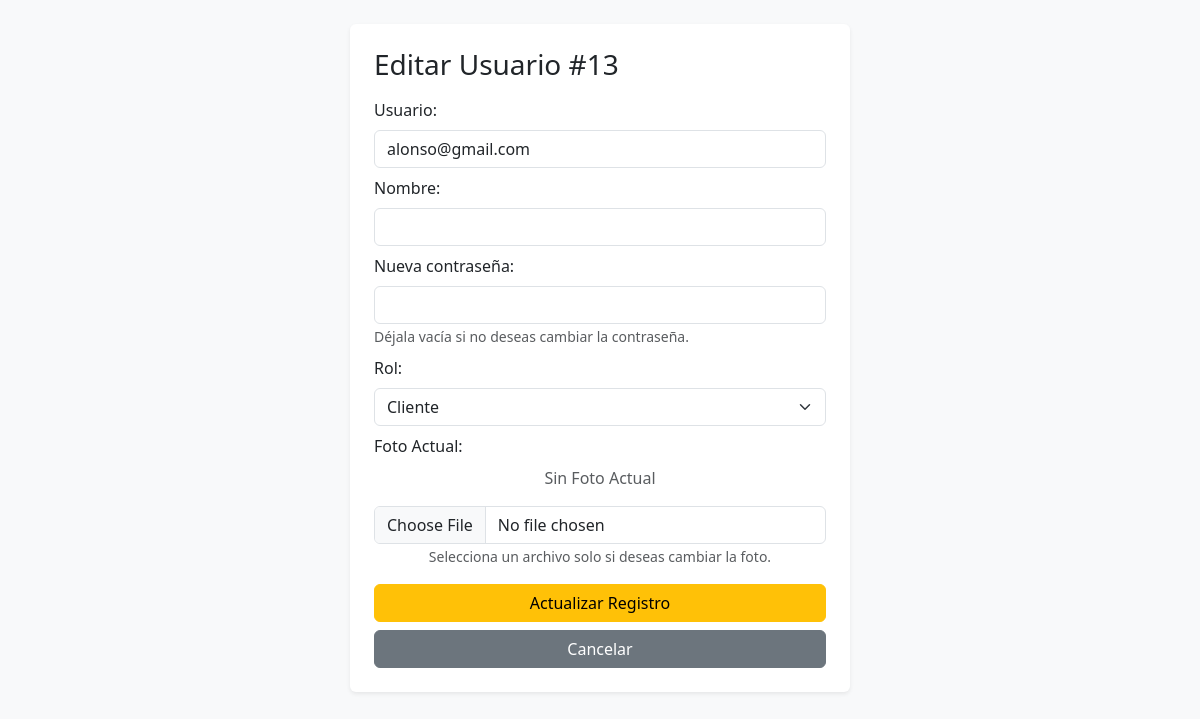
/src/controllers/update/editar-usuario.php?id=13 (signed in), run on the app's committed database.
### tables this page shows
CREATE TABLE usuarios (
    id         INT UNSIGNED AUTO_INCREMENT PRIMARY KEY,
    usuario    VARCHAR(50)  NOT NULL UNIQUE,
    nombre     VARCHAR(100) NOT NULL DEFAULT '',
    password   VARCHAR(255) NOT NULL,                       
    rol        ENUM('admin', 'cliente') NOT NULL DEFAULT 'cliente', 
    foto       VARCHAR(255) NULL,                           
    creado_en  TIMESTAMP    NOT NULL DEFAULT CURRENT_TIMESTAMP
);

### src/controllers/update/editar-usuario.php (the view, shortened to what this page needs)
<?php
require_once __DIR__ . '/../../conexion/conexion.php';
$rutaFotos = __DIR__ . '/../../../assets/imgs/usuarios/';
$urlFotos  = '/assets/imgs/usuarios/';
$id = $_GET['id'] ?? null;
$stmt = $conexion->prepare("SELECT id, usuario, nombre, rol, foto FROM usuarios WHERE id = :id");
$stmt->execute([':id' => $id]);
$usu = $stmt->fetch(PDO::FETCH_ASSOC);
?>
<!DOCTYPE html>
<html lang="es">
<head>
    <link href="https://cdn.jsdelivr.net/npm/bootstrap@5.3.3/dist/css/bootstrap.min.css" rel="stylesheet">
</head>
<body class="bg-light p-4">
<div class="container bg-white p-4 rounded shadow-sm" style="max-width: 500px;">
    <h3 class="mb-3">Editar Usuario #<?= $usu['id'] ?></h3>
    <form action="" method="POST" enctype="multipart/form-data">
        <div class="mb-2">
            <label class="form-label">Usuario:</label>
            <input type="text" name="usuario" class="form-control" maxlength="50" value="<?= htmlspecialchars($usu['usuario']) ?>" required>
        </div>
        <div class="mb-2">
            <label class="form-label">Nombre:</label>
            <input type="text" name="nombre" class="form-control" maxlength="100" value="<?= htmlspecialchars($usu['nombre']) ?>" required>
        </div>
        <div class="mb-2">
            <label class="form-label">Nueva contraseña:</label>
            <input type="password" name="password" class="form-control" minlength="6">
            <small class="text-muted">Déjala vacía si no deseas cambiar la contraseña.</small>
        </div>
        <div class="mb-2">
            <label class="form-label">Rol:</label>
            <select name="rol" class="form-select">
                <option value="cliente" <?= $usu['rol'] === 'cliente' ? 'selected' : '' ?>>Cliente</option>
            </select>
        </div>
        <div class="mb-3 text-center">
            <label class="form-label d-block text-start">Foto Actual:</label>
            <?php if (!empty($usu['foto']) && file_exists($rutaFotos . $usu['foto'])): ?>
                <img src="<?= $urlFotos . htmlspecialchars($usu['foto']) ?>" width="80" height="80" class="rounded-circle object-fit-cover mb-2 border">
            <?php else: ?>
                <p class="text-muted">Sin Foto Actual</p>
            <?php endif; ?>
            <input type="file" name="foto" class="form-control" accept="image/jpeg,image/png,image/webp">
            <small class="text-muted">Selecciona un archivo solo si deseas cambiar la foto.</small>
        </div>
        <button type="submit" class="btn btn-warning w-100">Actualizar Registro</button>
        <a href="../list/listar-usuarios.php" class="btn btn-secondary w-100 mt-2">Cancelar</a>
    </form>
</div>
</body>
</html>

### data on the page
usuarios: id "13", usuario "alonso@gmail.com", rol "Cliente"
